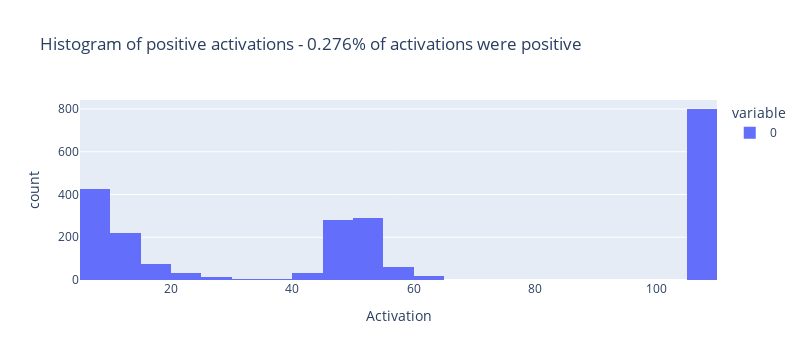

The cell this chart's notebook holds for it:
### Code cell
feature_idx = 0
# get non-zero activations

all_positive_acts = all_feature_acts[all_feature_acts[:, feature_idx] > 0][:, feature_idx].detach()
prop_positive_activations = 100*len(all_positive_acts) / (total_batches*batch_size_tokens)

px.histogram(
    all_positive_acts.cpu(),
    nbins=50,
    title=f"Histogram of positive activations - {prop_positive_activations:.3f}% of activations were positive",
    labels={"value": "Activation"},
    width=800,)

### Figure 1 — Plotly figure (JSON) as saved in the notebook; plotly's stock layout.template omitted (floating-point values rounded to 4 significant figures; data arrays with more than 128 entries replaced by an {"elided": "..."} marker saying what was removed)
{"data": [{"alignmentgroup": "True", "bingroup": "x", "hovertemplate": "variable=0<br>Activation=%{x}<br>count=%{y}<extra></extra>", "legendgroup": "0", "marker": {"color": "#636efa", "pattern": {"shape": ""}}, "name": "0", "nbinsx": 50, "offsetgroup": "0", "orientation": "v", "showlegend": true, "type": "histogram", "x": {"elided": "2262 float values"}, "xaxis": "x", "yaxis": "y"}], "layout": {"barmode": "relative", "height": 360, "legend": {"title": {"text": "variable"}, "tracegroupgap": 0}, "title": {"text": "Histogram of positive activations - 0.276% of activations were positive"}, "width": 800, "xaxis": {"anchor": "y", "autorange": true, "domain": [0, 1], "range": [5, 110], "title": {"text": "Activation"}, "type": "linear"}, "yaxis": {"anchor": "x", "autorange": true, "domain": [0, 1], "range": [0, 842.1], "title": {"text": "count"}}}}
